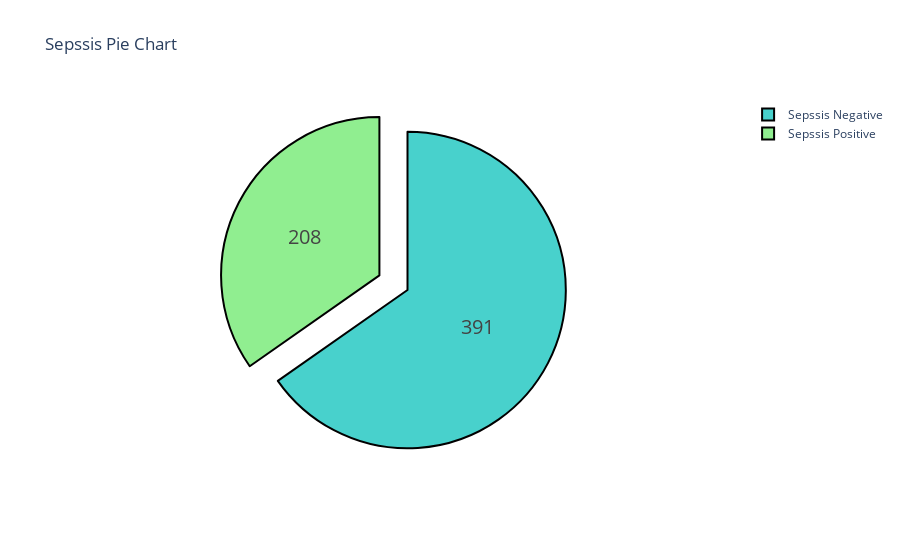

Notebook code cell kept with this figure:
### Markdown cell above
#### OBSERVATION
- The Gender is evenly distributed 
- Over 50% of all contract types are month-on-month basis
- Electronic Check is the most used,covering 30% of all payment methods

### Code cell
import plotly.graph_objects as go

labels = ['Sepssis Negative','Sepssis Positive']
values = data.value_counts("Sepssis")

colors = ['mediumturquoise', 'lightgreen']

# pull is given as a fraction of the pie radius
fig = go.Figure(data=[go.Pie(labels=labels, values=values, pull=[ 0, 0.2])])
fig.update_traces(hoverinfo='label+percent', textinfo='value', textfont_size=20,
                  marker=dict(colors=colors, line=dict(color='#000000', width=2)))

fig.update_layout(title_text='Sepssis Pie Chart')
fig.show()

### Figure 1 — Plotly figure (JSON) as saved in the notebook; plotly's stock layout.template omitted (floating-point values rounded to 4 significant figures)
{"data": [{"hoverinfo": "label+percent", "labels": ["Sepssis Negative", "Sepssis Positive"], "marker": {"colors": ["mediumturquoise", "lightgreen"], "line": {"color": "#000000", "width": 2}}, "pull": [0, 0.2], "textfont": {"size": 20}, "textinfo": "value", "type": "pie", "values": [391, 208]}], "layout": {"title": {"text": "Sepssis Pie Chart"}}}
